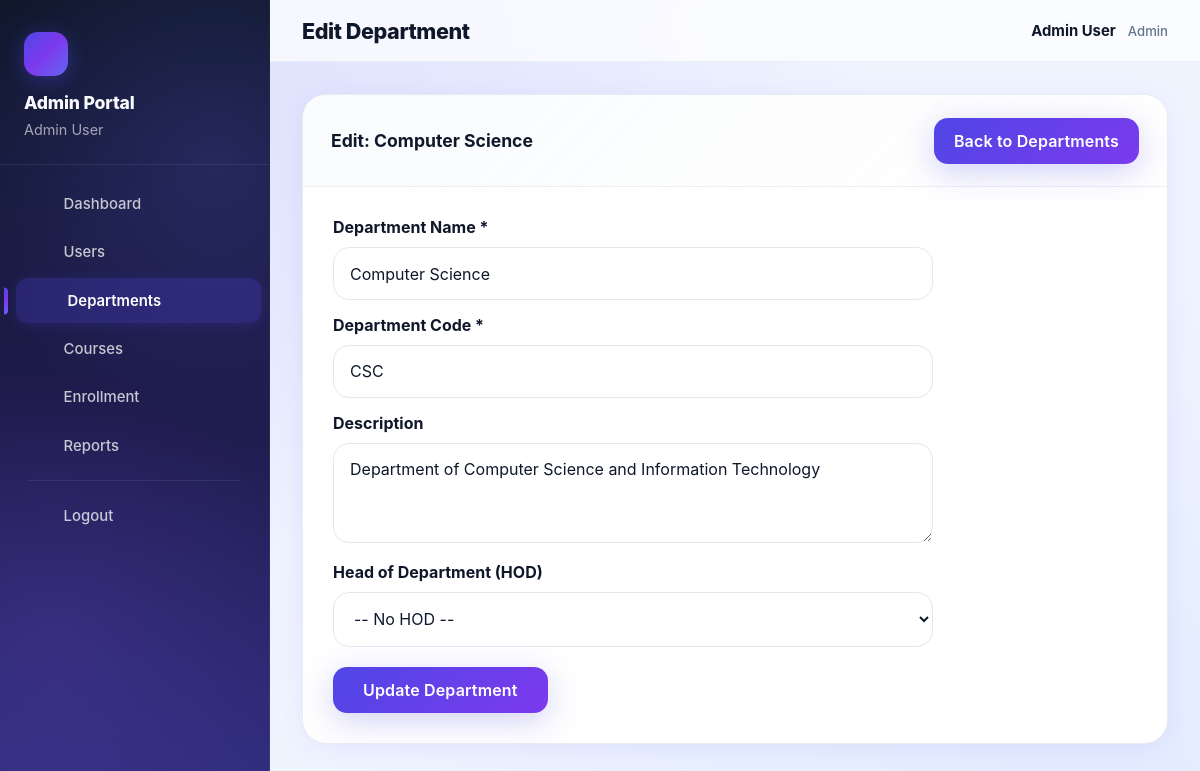
/admin/edit-department.php?id=1 (signed in), run on the app's committed database.
### tables this page shows
CREATE TABLE departments (
    id INT AUTO_INCREMENT PRIMARY KEY,
    name VARCHAR(100) NOT NULL,
    code VARCHAR(20) NOT NULL UNIQUE,
    description TEXT,
    hod_id INT DEFAULT NULL,
    created_at TIMESTAMP DEFAULT CURRENT_TIMESTAMP,
    updated_at TIMESTAMP DEFAULT CURRENT_TIMESTAMP ON UPDATE CURRENT_TIMESTAMP,
    FOREIGN KEY (hod_id) REFERENCES users(id) ON DELETE SET NULL
);

### admin/edit-department.php (the view, shortened to what this page needs)
<?php
require_once '../includes/config.php';
$conn = getDBConnection();
$department = null;
if (isset($_GET['id'])) {
    $deptId = intval($_GET['id']);
    $stmt = $conn->prepare("SELECT * FROM departments WHERE id = ?");
    $stmt->bind_param("i", $deptId);
    $stmt->execute();
    $department = $stmt->get_result()->fetch_assoc();
}
?>
<!DOCTYPE html>
<html lang="en">
<head>
    <link rel="stylesheet" href="../assets/css/style.css">
</head>
<body>
    <div class="dashboard-container">
        <main class="main-content">
            <nav class="top-nav">
                <h1>Edit Department</h1>
                <div class="user-info">
                    <div class="user-name"><?php echo htmlspecialchars($_SESSION['first_name'] . ' ' . $_SESSION['last_name']); ?></div>
                    <div class="user-role"><?php echo ucfirst(getPortalMode()); ?></div>
                </div>
            </nav>
            <div class="page-content">
                <div class="card">
                    <div class="card-header">
                        <h3> Edit: <?php echo htmlspecialchars($department['name']); ?></h3>
                        <a href="departments.php" class="btn btn-primary" style="padding: 8px 20px;"> Back to Departments</a>
                    </div>
                    <div style="padding: 30px;">
                        <form method="POST" action="" style="max-width: 600px;">
                            <div class="form-group" style="margin-bottom: 15px;">
                                <label>Department Name *</label>
                                <input type="text" name="name" class="form-control" required value="<?php echo htmlspecialchars($department['name']); ?>">
                            </div>
                            <div class="form-group" style="margin-bottom: 15px;">
                                <label>Department Code *</label>
                                <input type="text" name="code" class="form-control" required maxlength="20" value="<?php echo htmlspecialchars($department['code']); ?>" style="text-transform: uppercase;">
                            </div>
                            <div class="form-group" style="margin-bottom: 15px;">
                                <label>Description</label>
                                <textarea name="description" class="form-control" rows="3"><?php echo htmlspecialchars($department['description']); ?></textarea>
                            </div>
                            <div class="form-group" style="margin-bottom: 20px;">
                                <label>Head of Department (HOD)</label>
                                <select name="hod_id" class="form-control">
                                    <option value="0" <?php echo empty($department['hod_id']) ? 'selected' : ''; ?>>-- No HOD --</option>
                                </select>
                            </div>
                            <button type="submit" class="btn btn-primary" style="padding: 12px 30px;">
                                 Update Department
                            </button>
                        </form>
                    </div>
                </div>
            </div>
        </main>
    </div>
</body>
</html>

### assets/css/style.css (style rules this page uses)
:root { --bg-100: #f0f4ff; --bg-200: #e0e7ff; --bg-300: #e2e8f0; --surface: #ffffff; --surface-soft: #f8fafc; --surface-strong: #eff6ff; --text-base: #0f172a; --text-muted: #475569; --brand-primary: #4f46e5; --brand-primary-dark: #4338ca; --brand-secondary: #6366f1; --brand-accent: #22c55e; --border: #e2e8f0; --shadow-sm: 0 1px 3px rgba(15,23,42,0.06); --shadow-soft: 0 22px 70px rgba(15,23,42,0.1); --shadow-card: 0 4px 24px rgba(79,70,229,0.08); --shadow-hover: 0 12px 40px rgba(79,70,229,0.16); --glass-bg: rgba(255,255,255,0.72); --glass-border: rgba(255,255,255,0.4); --gradient-primary: linear-gradient(135deg, #4f46e5, #7c3aed, #6366f1); --gradient-warm: linear-gradient(135deg, #f59e0b, #ef4444); --gradient-cool: linear-gradient(135deg, #06b6d4, #3b82f6); --gradient-success: linear-gradient(135deg, #22c55e, #059669); --gradient-purple: linear-gradient(135deg, #8b5cf6, #a855f7); --gradient-pink: linear-gradient(135deg, #ec4899, #f43f5e); --gradient-sidebar: linear-gradient(180deg, #0f172a 0%, #1e1b4b 50%, #312e81 100%); --radius-sm: 12px; --radius-md: 18px; --radius-lg: 24px; --radius-xl: 32px; --transition-fast: 0.2s cubic-bezier(0.4, 0, 0.2, 1); --transition-med: 0.35s cubic-bezier(0.4, 0, 0.2, 1); }
*, *::before, *::after { margin: 0; padding: 0; box-sizing: border-box; }
html { font-size: 16px; scroll-behavior: smooth; }
body { font-family: 'Inter', 'Segoe UI', system-ui, -apple-system, sans-serif; background: var(--bg-100); background-image: radial-gradient(ellipse at 10% 0%, rgba(79,70,229,0.12) 0%, transparent 50%), radial-gradient(ellipse at 90% 100%, rgba(59,130,246,0.08) 0%, transparent 50%), radial-gradient(ellipse at 50% 50%, rgba(139,92,246,0.04) 0%, transparent 70%); background-attachment: fixed; color: var(--text-base); min-height: 100vh; -webkit-font-smoothing: antialiased; -moz-osx-font-smoothing: grayscale; }
button, input, select, textarea { font: inherit; }
a { color: var(--brand-primary); text-decoration: none; transition: color var(--transition-fast); }
.form-group { margin-bottom: 1rem; }
.form-group label { display: block; margin-bottom: 0.65rem; font-weight: 700; color: var(--text-base); }
.form-control, input[type="email"], input[type="password"], input[type="text"], select, textarea { width: 100%; padding: 0.95rem 1rem; border-radius: 16px; border: 1.5px solid var(--border); background: var(--surface); color: var(--text-base); transition: border-color var(--transition-med), box-shadow var(--transition-med), transform var(--transition-fast); }
textarea { min-height: 100px; resize: vertical; }
.btn { display: inline-flex; align-items: center; justify-content: center; gap: 0.5rem; padding: 0.85rem 1.5rem; border-radius: 14px; font-weight: 600; border: none; cursor: pointer; transition: all var(--transition-med); min-height: 46px; position: relative; overflow: hidden; letter-spacing: 0.01em; }
.btn-primary { background: var(--gradient-primary); background-size: 200% 200%; color: white; box-shadow: 0 8px 32px rgba(79,70,229,0.25); animation: gradient-shift 3s ease infinite; }
.card { background: var(--surface); border-radius: var(--radius-lg); box-shadow: var(--shadow-card); overflow: hidden; margin-bottom: 1.75rem; border: 1px solid rgba(226,232,240,0.8); transition: all var(--transition-med); position: relative; }
.card-header { padding: 1.4rem 1.75rem; border-bottom: 1px solid rgba(226,232,240,0.6); display: flex; justify-content: space-between; align-items: center; gap: 1rem; background: linear-gradient(135deg, rgba(248,250,252,0.8), rgba(255,255,255,0.9)); }
.card-header h3 { font-size: 1.1rem; color: var(--text-base); font-weight: 700; display: flex; align-items: center; gap: 0.6rem; }
.dashboard-container { display: flex; min-height: 100vh; }
.main-content { flex: 1; margin-left: 270px; min-height: 100vh; display: flex; flex-direction: column; }
.top-nav { background: var(--glass-bg); backdrop-filter: blur(20px); padding: 1.1rem 2rem; border-bottom: 1px solid rgba(226,232,240,0.6); display: flex; justify-content: space-between; align-items: center; gap: 1rem; position: sticky; top: 0; z-index: 50; }
.top-nav h1 { font-size: 1.35rem; color: var(--text-base); font-weight: 800; letter-spacing: -0.02em; }
.user-info { text-align: right; display: flex; align-items: center; gap: 0.75rem; }
.user-name { display: block; font-weight: 700; color: var(--text-base); font-size: 0.93rem; }
.user-role { font-size: 0.82rem; color: #64748b; font-weight: 500; }
.page-content { padding: 2rem; width: 100%; }

### data on the page
departments: name "Computer Science", code "CSC", description "Department of Computer Science and Information Technology"

### other printed values
$portalLabel "Admin Portal"
$_SESSION['first_name'] . ' ' . $_SESSION['last_name'] "Admin User"
$item[1] "Dashboard"
$item[1] "Users"
$item[1] "Departments"
$item[1] "Courses"
$item[1] "Enrollment"
$item[1] "Reports"
getPortalMode() "Admin"
